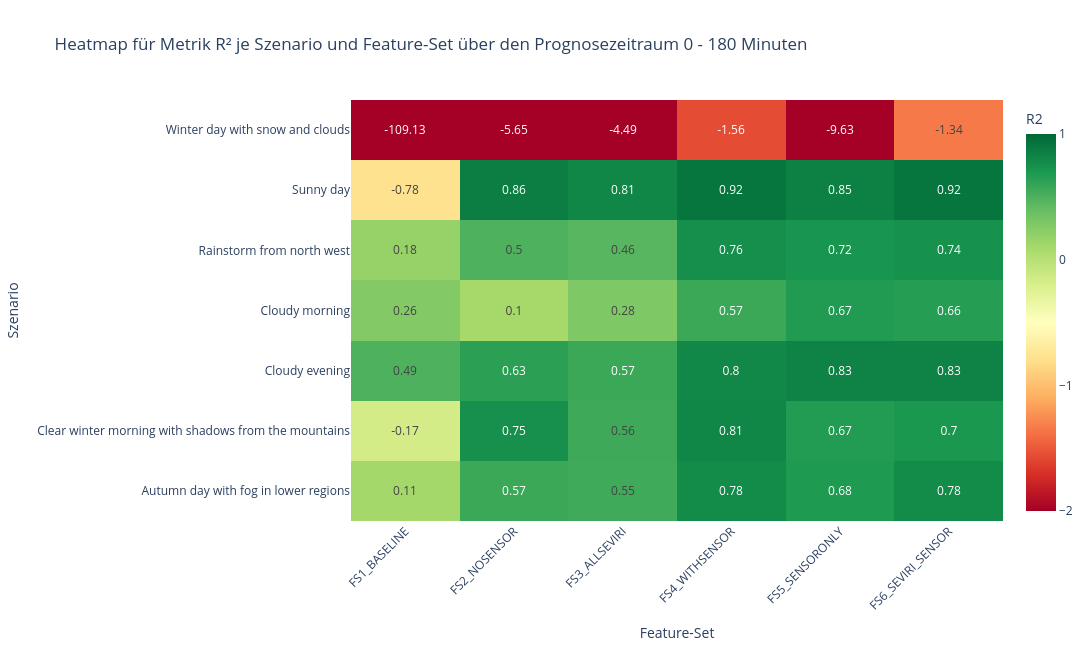
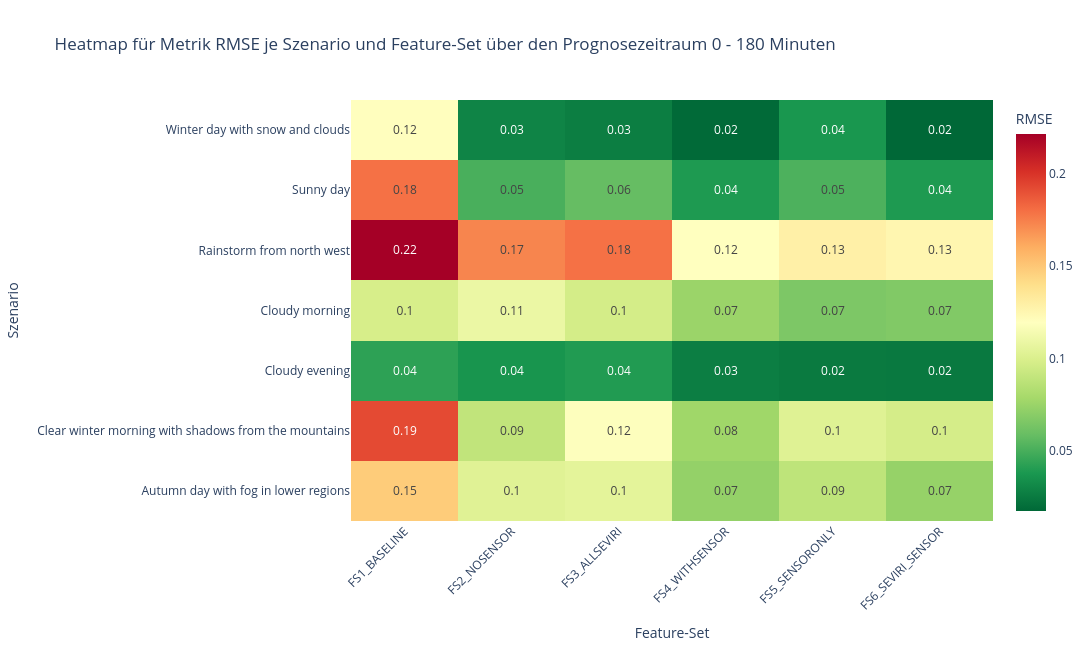
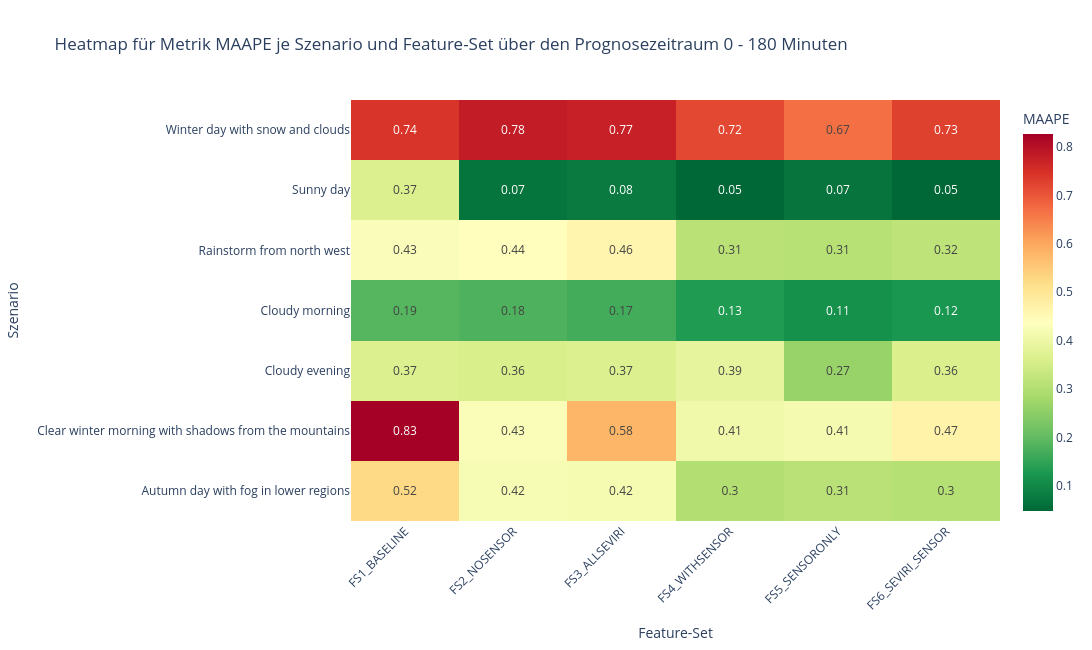
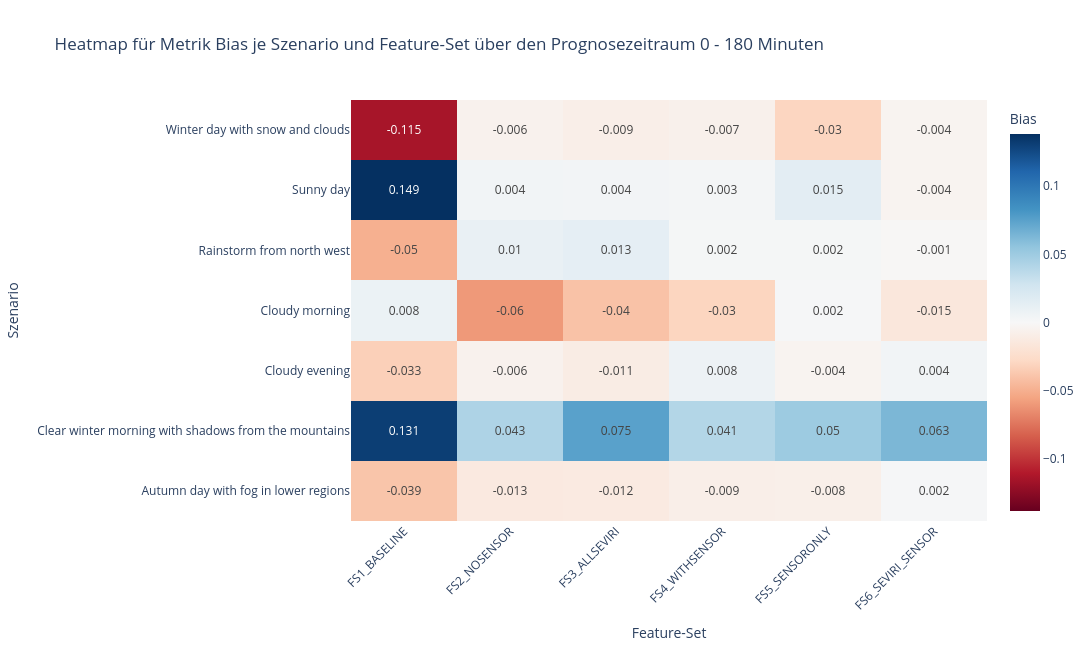

The code cell stored with these charts, in order, in its notebook:
### Markdown cell above
Heatmaps R2, RMSE, MAAPE and BIAS - for each Scenario and Feature-Set

### Code cell
metrics = ["r2", "RMSE", "MAAPE", "Bias"]

# Filter only the aggregated "ALL" rows from array
all_df = df_metrics[df_metrics["LEADTIME_MIN"] == "ALL"].copy()

for metric in metrics:
    # 1. Pivot into matrix form for the heatmap
    pivot_matrix = all_df.pivot(index="SCENARIO", columns="FEATURE_SET", values=metric)
    print(f"Shape for {metric.upper()}: {pivot_matrix.shape}")

    # Use full feature-set names (no shortening)
    x_labels = [str(col) for col in pivot_matrix.columns]
    y_labels = [str(idx) for idx in pivot_matrix.index]

    # 2. Handle clipping / styling depending on the metric
    if metric == "r2":
        z_clipped = pivot_matrix.clip(-2, 1).values
        z_text = pivot_matrix.round(2).astype(str).values
        colorscale = "RdYlGn"
        zmid, zmin, zmax = 0, -2, 1
        colorbar_title = "R2"
        title_text = "Heatmap für Metrik R² je Szenario und Feature-Set über den Prognosezeitraum 0 - 180 Minuten"
        tickvals = [-2, -1, 0, 1]
    elif metric == "RMSE":
        # lower RMSE is better -> no hard clipping needed, adjust if outliers dominate the scale
        z_clipped = pivot_matrix.values
        z_text = pivot_matrix.round(2).astype(str).values
        colorscale = "RdYlGn_r"  # _r inverts scale because smaller RMSE = better
        zmid, zmin, zmax = None, None, None
        colorbar_title = "RMSE"
        title_text = "Heatmap für Metrik RMSE je Szenario und Feature-Set über den Prognosezeitraum 0 - 180 Minuten"
        tickvals = None
    elif metric == "MAAPE":
        # smaller MAAPE is better
        z_clipped = pivot_matrix.values
        z_text = pivot_matrix.round(2).astype(str).values
        colorscale = "RdYlGn_r"
        zmid, zmin, zmax = None, None, None
        colorbar_title = "MAAPE"
        title_text = "Heatmap für Metrik MAAPE je Szenario und Feature-Set über den Prognosezeitraum 0 - 180 Minuten"
        tickvals = None
    else:  # bias
        # bias close to 0 is good - positive = model underestimates, negative = model overestimates
        # symmetric clipping around 0, use max absolute value across the matrix (ignore extreme scenario outliers)
        bias_limit = min(pivot_matrix.abs().quantile(0.9).max(), 0.5)  # cap so a single crazy scenario doesn't flatten colors
        z_clipped = pivot_matrix.clip(-bias_limit, bias_limit).values
        z_text = pivot_matrix.round(3).astype(str).values  # more decimals, bias values are usually small
        colorscale = "RdBu"  # diverging: blue = underestimate, red = overestimate
        zmid, zmin, zmax = 0, -bias_limit, bias_limit
        colorbar_title = "Bias"
        title_text = "Heatmap für Metrik Bias je Szenario und Feature-Set über den Prognosezeitraum 0 - 180 Minuten"
        tickvals = None

    # 3. Create Figure
    fig = go.Figure(data=go.Heatmap(
        z=z_clipped,
        x=x_labels,
        y=y_labels,
        text=z_text,
        texttemplate="%{text}",
        textfont=dict(size=12),
        colorscale=colorscale,
        zmid=zmid,
        zmin=zmin,
        zmax=zmax,
        colorbar=dict(title=colorbar_title, tickvals=tickvals)
    ))

    fig.update_layout(
        title=title_text,
        height=650,
        width=1200,  # a bit wider because of the full feature-set names
        xaxis=dict(tickangle=-45)  # tilt long names for better readability
    )
    fig.update_xaxes(title_text="Feature-Set")
    fig.update_yaxes(title_text="Szenario", automargin=True)

    # 4. Save and show
    file_name = f"/{metric.lower()}_heatmap_scenario_featureset.png"
    fig.write_image(result_path + file_name, scale=3)
    fig.show()

### Figure 1 — Plotly figure (JSON) as saved in the notebook; plotly's stock layout.template omitted (floating-point values rounded to 4 significant figures)
{"data": [{"colorbar": {"tickvals": [-2, -1, 0, 1], "title": {"text": "R2"}}, "colorscale": [[0, "rgb(165,0,38)"], [0.1, "rgb(215,48,39)"], [0.2, "rgb(244,109,67)"], [0.3, "rgb(253,174,97)"], [0.4, "rgb(254,224,139)"], [0.5, "rgb(255,255,191)"], [0.6, "rgb(217,239,139)"], [0.7, "rgb(166,217,106)"], [0.8, "rgb(102,189,99)"], [0.9, "rgb(26,152,80)"], [1, "rgb(0,104,55)"]], "text": [["0.11", "0.57", "0.55", "0.78", "0.68", "0.78"], ["-0.17", "0.75", "0.56", "0.81", "0.67", "0.7"], ["0.49", "0.63", "0.57", "0.8", "0.83", "0.83"], ["0.26", "0.1", "0.28", "0.57", "0.67", "0.66"], ["0.18", "0.5", "0.46", "0.76", "0.72", "0.74"], ["-0.78", "0.86", "0.81", "0.92", "0.85", "0.92"], ["-109.13", "-5.65", "-4.49", "-1.56", "-9.63", "-1.34"]], "textfont": {"size": 12}, "texttemplate": "%{text}", "type": "heatmap", "x": ["FS1_BASELINE", "FS2_NOSENSOR", "FS3_ALLSEVIRI", "FS4_WITHSENSOR", "FS5_SENSORONLY", "FS6_SEVIRI_SENSOR"], "y": ["Autumn day with fog in lower regions", "Clear winter morning with shadows from the mountains", "Cloudy evening", "Cloudy morning", "Rainstorm from north west", "Sunny day", "Winter day with snow and clouds"], "z": [[0.1092, 0.5708, 0.5527, 0.7837, 0.6823, 0.7806], [-0.1651, 0.7485, 0.5572, 0.8137, 0.6688, 0.6996], [0.4933, 0.6345, 0.5682, 0.8023, 0.8295, 0.8333], [0.2618, 0.09627, 0.284, 0.5713, 0.6718, 0.6582], [0.1751, 0.4963, 0.458, 0.7592, 0.72, 0.7351], [-0.7796, 0.8596, 0.8127, 0.9164, 0.8529, 0.9158], [-2.0, -2.0, -2.0, -1.563, -2.0, -1.344]], "zmax": 1, "zmid": 0, "zmin": -2}], "layout": {"height": 650, "title": {"text": "Heatmap für Metrik R² je Szenario und Feature-Set über den Prognosezeitraum 0 - 180 Minuten"}, "width": 1200, "xaxis": {"tickangle": -45, "title": {"text": "Feature-Set"}}, "yaxis": {"automargin": true, "title": {"text": "Szenario"}}}}

### Figure 2 — Plotly figure (JSON) as saved in the notebook; plotly's stock layout.template omitted (floating-point values rounded to 4 significant figures)
{"data": [{"colorbar": {"title": {"text": "RMSE"}}, "colorscale": [[0, "rgb(0,104,55)"], [0.1, "rgb(26,152,80)"], [0.2, "rgb(102,189,99)"], [0.3, "rgb(166,217,106)"], [0.4, "rgb(217,239,139)"], [0.5, "rgb(255,255,191)"], [0.6, "rgb(254,224,139)"], [0.7, "rgb(253,174,97)"], [0.8, "rgb(244,109,67)"], [0.9, "rgb(215,48,39)"], [1, "rgb(165,0,38)"]], "text": [["0.15", "0.1", "0.1", "0.07", "0.09", "0.07"], ["0.19", "0.09", "0.12", "0.08", "0.1", "0.1"], ["0.04", "0.04", "0.04", "0.03", "0.02", "0.02"], ["0.1", "0.11", "0.1", "0.07", "0.07", "0.07"], ["0.22", "0.17", "0.18", "0.12", "0.13", "0.13"], ["0.18", "0.05", "0.06", "0.04", "0.05", "0.04"], ["0.12", "0.03", "0.03", "0.02", "0.04", "0.02"]], "textfont": {"size": 12}, "texttemplate": "%{text}", "type": "heatmap", "x": ["FS1_BASELINE", "FS2_NOSENSOR", "FS3_ALLSEVIRI", "FS4_WITHSENSOR", "FS5_SENSORONLY", "FS6_SEVIRI_SENSOR"], "y": ["Autumn day with fog in lower regions", "Clear winter morning with shadows from the mountains", "Cloudy evening", "Cloudy morning", "Rainstorm from north west", "Sunny day", "Winter day with snow and clouds"], "z": [[0.1481, 0.1028, 0.1049, 0.07296, 0.08843, 0.07349], [0.1921, 0.08926, 0.1184, 0.07682, 0.1024, 0.09755], [0.04307, 0.03659, 0.03976, 0.0269, 0.02499, 0.02471], [0.0984, 0.1089, 0.09691, 0.07499, 0.06561, 0.06696], [0.2213, 0.173, 0.1794, 0.1196, 0.1289, 0.1254], [0.1794, 0.05038, 0.0582, 0.03889, 0.05157, 0.03901], [0.1199, 0.02946, 0.02676, 0.01828, 0.03724, 0.01749]]}], "layout": {"height": 650, "title": {"text": "Heatmap für Metrik RMSE je Szenario und Feature-Set über den Prognosezeitraum 0 - 180 Minuten"}, "width": 1200, "xaxis": {"tickangle": -45, "title": {"text": "Feature-Set"}}, "yaxis": {"automargin": true, "title": {"text": "Szenario"}}}}

### Figure 3 — Plotly figure (JSON) as saved in the notebook; plotly's stock layout.template omitted (floating-point values rounded to 4 significant figures)
{"data": [{"colorbar": {"title": {"text": "MAAPE"}}, "colorscale": [[0, "rgb(0,104,55)"], [0.1, "rgb(26,152,80)"], [0.2, "rgb(102,189,99)"], [0.3, "rgb(166,217,106)"], [0.4, "rgb(217,239,139)"], [0.5, "rgb(255,255,191)"], [0.6, "rgb(254,224,139)"], [0.7, "rgb(253,174,97)"], [0.8, "rgb(244,109,67)"], [0.9, "rgb(215,48,39)"], [1, "rgb(165,0,38)"]], "text": [["0.52", "0.42", "0.42", "0.3", "0.31", "0.3"], ["0.83", "0.43", "0.58", "0.41", "0.41", "0.47"], ["0.37", "0.36", "0.37", "0.39", "0.27", "0.36"], ["0.19", "0.18", "0.17", "0.13", "0.11", "0.12"], ["0.43", "0.44", "0.46", "0.31", "0.31", "0.32"], ["0.37", "0.07", "0.08", "0.05", "0.07", "0.05"], ["0.74", "0.78", "0.77", "0.72", "0.67", "0.73"]], "textfont": {"size": 12}, "texttemplate": "%{text}", "type": "heatmap", "x": ["FS1_BASELINE", "FS2_NOSENSOR", "FS3_ALLSEVIRI", "FS4_WITHSENSOR", "FS5_SENSORONLY", "FS6_SEVIRI_SENSOR"], "y": ["Autumn day with fog in lower regions", "Clear winter morning with shadows from the mountains", "Cloudy evening", "Cloudy morning", "Rainstorm from north west", "Sunny day", "Winter day with snow and clouds"], "z": [[0.5241, 0.4205, 0.4167, 0.3013, 0.3117, 0.3049], [0.8271, 0.4262, 0.5811, 0.4067, 0.4149, 0.4707], [0.365, 0.3598, 0.3661, 0.3863, 0.2652, 0.3631], [0.1871, 0.1794, 0.1678, 0.1322, 0.1145, 0.1223], [0.4277, 0.441, 0.4618, 0.3102, 0.308, 0.3173], [0.3663, 0.06674, 0.07699, 0.04794, 0.06775, 0.04784], [0.7441, 0.7818, 0.7746, 0.718, 0.6685, 0.7269]]}], "layout": {"height": 650, "title": {"text": "Heatmap für Metrik MAAPE je Szenario und Feature-Set über den Prognosezeitraum 0 - 180 Minuten"}, "width": 1200, "xaxis": {"tickangle": -45, "title": {"text": "Feature-Set"}}, "yaxis": {"automargin": true, "title": {"text": "Szenario"}}}}

### Figure 4 — Plotly figure (JSON) as saved in the notebook; plotly's stock layout.template omitted (floating-point values rounded to 4 significant figures)
{"data": [{"colorbar": {"title": {"text": "Bias"}}, "colorscale": [[0, "rgb(103,0,31)"], [0.1, "rgb(178,24,43)"], [0.2, "rgb(214,96,77)"], [0.3, "rgb(244,165,130)"], [0.4, "rgb(253,219,199)"], [0.5, "rgb(247,247,247)"], [0.6, "rgb(209,229,240)"], [0.7, "rgb(146,197,222)"], [0.8, "rgb(67,147,195)"], [0.9, "rgb(33,102,172)"], [1, "rgb(5,48,97)"]], "text": [["-0.039", "-0.013", "-0.012", "-0.009", "-0.008", "0.002"], ["0.131", "0.043", "0.075", "0.041", "0.05", "0.063"], ["-0.033", "-0.006", "-0.011", "0.008", "-0.004", "0.004"], ["0.008", "-0.06", "-0.04", "-0.03", "0.002", "-0.015"], ["-0.05", "0.01", "0.013", "0.002", "0.002", "-0.001"], ["0.149", "0.004", "0.004", "0.003", "0.015", "-0.004"], ["-0.115", "-0.006", "-0.009", "-0.007", "-0.03", "-0.004"]], "textfont": {"size": 12}, "texttemplate": "%{text}", "type": "heatmap", "x": ["FS1_BASELINE", "FS2_NOSENSOR", "FS3_ALLSEVIRI", "FS4_WITHSENSOR", "FS5_SENSORONLY", "FS6_SEVIRI_SENSOR"], "y": ["Autumn day with fog in lower regions", "Clear winter morning with shadows from the mountains", "Cloudy evening", "Cloudy morning", "Rainstorm from north west", "Sunny day", "Winter day with snow and clouds"], "z": [[-0.0391, -0.01345, -0.01242, -0.0087, -0.008309, 0.001623], [0.1313, 0.04322, 0.07521, 0.04086, 0.05033, 0.06301], [-0.03336, -0.00573, -0.01092, 0.007559, -0.003846, 0.004105], [0.008419, -0.06022, -0.0404, -0.03041, 0.001508, -0.01539], [-0.04961, 0.01001, 0.01341, 0.002035, 0.002081, -0.0008738], [0.1383, 0.004306, 0.003965, 0.002555, 0.0148, -0.004016], [-0.1145, -0.005879, -0.008625, -0.006766, -0.03001, -0.00378]], "zmax": 0.1383, "zmid": 0, "zmin": -0.1383}], "layout": {"height": 650, "title": {"text": "Heatmap für Metrik Bias je Szenario und Feature-Set über den Prognosezeitraum 0 - 180 Minuten"}, "width": 1200, "xaxis": {"tickangle": -45, "title": {"text": "Feature-Set"}}, "yaxis": {"automargin": true, "title": {"text": "Szenario"}}}}
